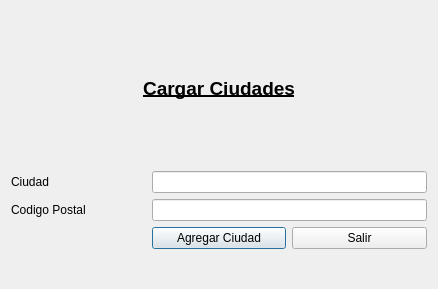
<?xml version="1.0" encoding="UTF-8"?>
<ui version="4.0">
 <class>Dialog</class>
 <widget class="QDialog" name="Dialog">
  <property name="geometry">
   <rect>
    <x>0</x>
    <y>0</y>
    <width>438</width>
    <height>289</height>
   </rect>
  </property>
  <property name="windowTitle">
   <string>Carga de Ciudades</string>
  </property>
  <property name="layoutDirection">
   <enum>Qt::LeftToRight</enum>
  </property>
  <layout class="QGridLayout" name="gridLayout_2">
   <item row="0" column="0" colspan="3">
    <widget class="QLabel" name="lblCargarCiudad">
     <property name="font">
      <font>
       <pointsize>14</pointsize>
       <weight>75</weight>
       <bold>true</bold>
       <underline>true</underline>
      </font>
     </property>
     <property name="text">
      <string>Cargar Ciudades</string>
     </property>
     <property name="alignment">
      <set>Qt::AlignCenter</set>
     </property>
    </widget>
   </item>
   <item row="2" column="0">
    <widget class="QLabel" name="label_2">
     <property name="text">
      <string>Codigo Postal</string>
     </property>
    </widget>
   </item>
   <item row="1" column="1" colspan="2">
    <widget class="QLineEdit" name="leCiudad"/>
   </item>
   <item row="3" column="2">
    <widget class="QPushButton" name="btnSalir">
     <property name="text">
      <string>Salir</string>
     </property>
    </widget>
   </item>
   <item row="3" column="1">
    <widget class="QPushButton" name="btnAgCiud">
     <property name="text">
      <string>Agregar Ciudad</string>
     </property>
     <property name="default">
      <bool>true</bool>
     </property>
    </widget>
   </item>
   <item row="2" column="1" colspan="2">
    <widget class="QLineEdit" name="leCp"/>
   </item>
   <item row="1" column="0">
    <widget class="QLabel" name="label">
     <property name="text">
      <string>Ciudad</string>
     </property>
    </widget>
   </item>
   <item row="4" column="0" colspan="3">
    <widget class="QLabel" name="lblResult">
     <property name="maximumSize">
      <size>
       <width>400</width>
       <height>23</height>
      </size>
     </property>
     <property name="text">
      <string/>
     </property>
    </widget>
   </item>
  </layout>
 </widget>
 <resources/>
 <connections/>
</ui>
